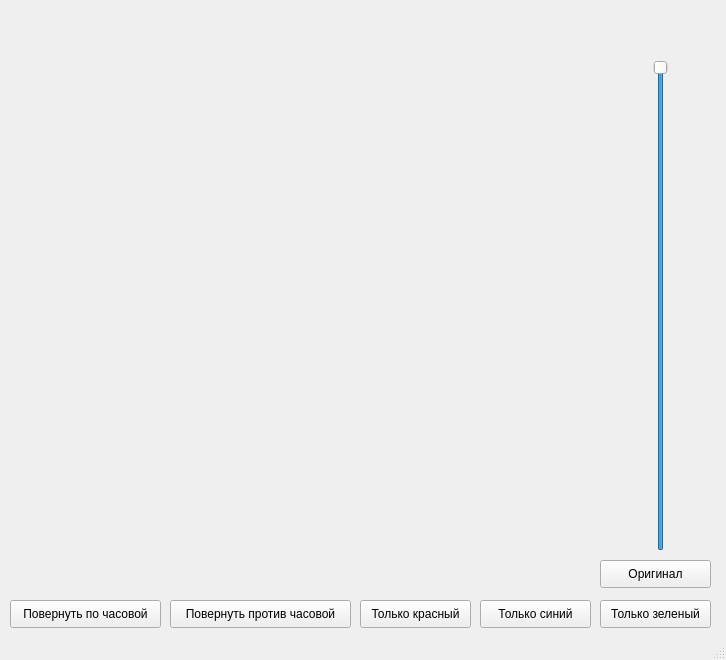
<?xml version="1.0" encoding="UTF-8"?>
<ui version="4.0">
 <class>MainWindow</class>
 <widget class="QMainWindow" name="MainWindow">
  <property name="geometry">
   <rect>
    <x>0</x>
    <y>0</y>
    <width>726</width>
    <height>660</height>
   </rect>
  </property>
  <property name="windowTitle">
   <string>MainWindow</string>
  </property>
  <widget class="QWidget" name="centralwidget">
   <widget class="QLabel" name="image">
    <property name="geometry">
     <rect>
      <x>10</x>
      <y>40</y>
      <width>550</width>
      <height>550</height>
     </rect>
    </property>
    <property name="text">
     <string/>
    </property>
   </widget>
   <widget class="QPushButton" name="rotateRight">
    <property name="geometry">
     <rect>
      <x>10</x>
      <y>600</y>
      <width>151</width>
      <height>28</height>
     </rect>
    </property>
    <property name="text">
     <string>Повернуть по часовой</string>
    </property>
   </widget>
   <widget class="QPushButton" name="rotateLeft">
    <property name="geometry">
     <rect>
      <x>170</x>
      <y>600</y>
      <width>181</width>
      <height>28</height>
     </rect>
    </property>
    <property name="text">
     <string>Повернуть против часовой</string>
    </property>
   </widget>
   <widget class="QPushButton" name="redButton">
    <property name="geometry">
     <rect>
      <x>360</x>
      <y>600</y>
      <width>111</width>
      <height>28</height>
     </rect>
    </property>
    <property name="text">
     <string>Только красный</string>
    </property>
   </widget>
   <widget class="QPushButton" name="blueButton">
    <property name="geometry">
     <rect>
      <x>480</x>
      <y>600</y>
      <width>111</width>
      <height>28</height>
     </rect>
    </property>
    <property name="text">
     <string>Только синий</string>
    </property>
   </widget>
   <widget class="QPushButton" name="greenButton">
    <property name="geometry">
     <rect>
      <x>600</x>
      <y>600</y>
      <width>111</width>
      <height>28</height>
     </rect>
    </property>
    <property name="text">
     <string>Только зеленый</string>
    </property>
   </widget>
   <widget class="QPushButton" name="makeOriginal">
    <property name="geometry">
     <rect>
      <x>600</x>
      <y>560</y>
      <width>111</width>
      <height>28</height>
     </rect>
    </property>
    <property name="text">
     <string>Оригинал</string>
    </property>
   </widget>
   <widget class="QSlider" name="verticalSlider">
    <property name="geometry">
     <rect>
      <x>650</x>
      <y>60</y>
      <width>22</width>
      <height>491</height>
     </rect>
    </property>
    <property name="maximum">
     <number>255</number>
    </property>
    <property name="value">
     <number>255</number>
    </property>
    <property name="orientation">
     <enum>Qt::Vertical</enum>
    </property>
   </widget>
  </widget>
  <widget class="QStatusBar" name="statusbar"/>
 </widget>
 <resources/>
 <connections/>
</ui>
